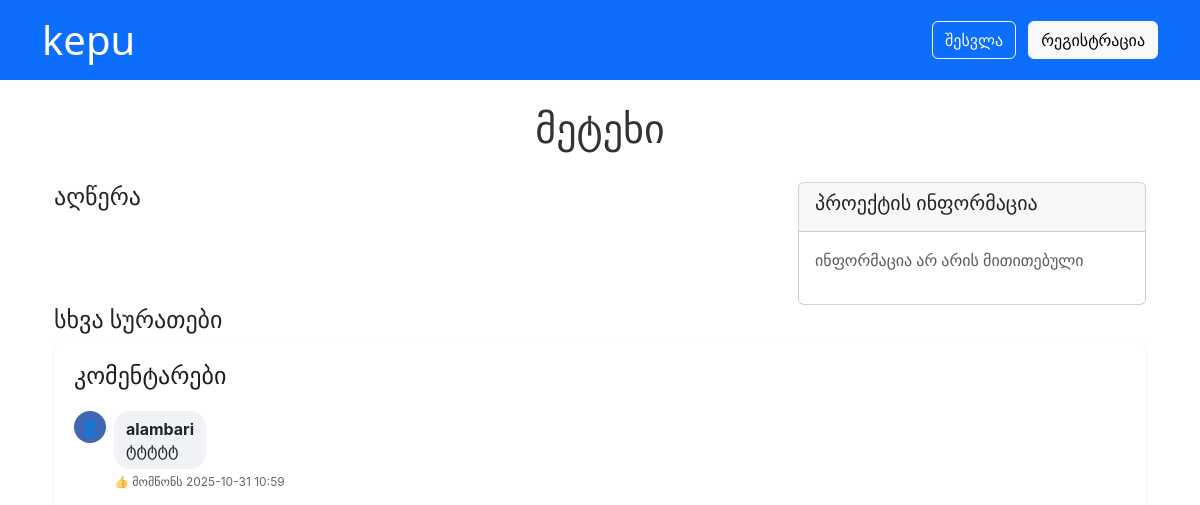
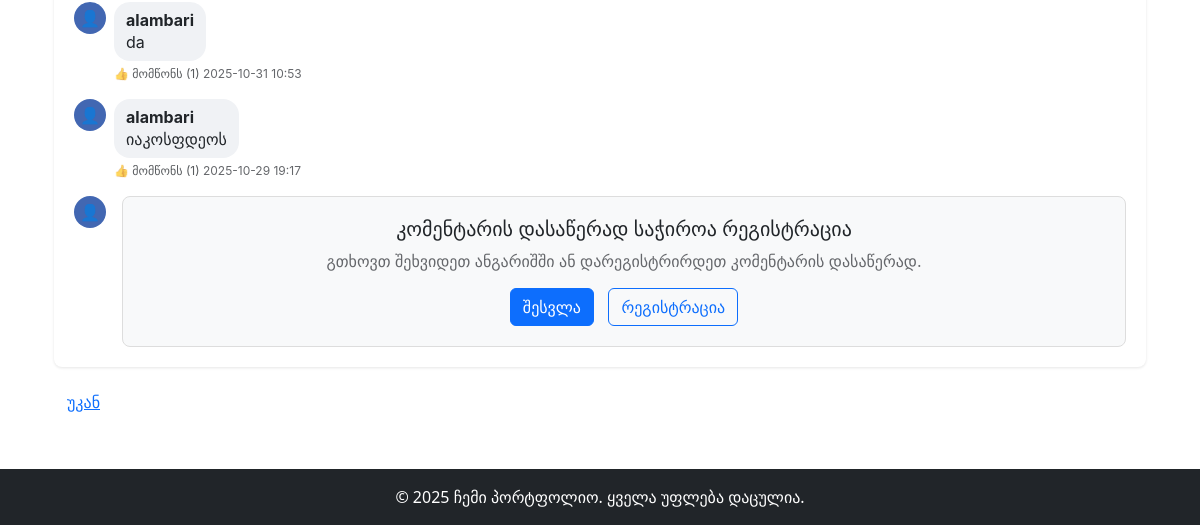
Page /project/project_3 on the earlier database version (2 pictures, top to bottom).
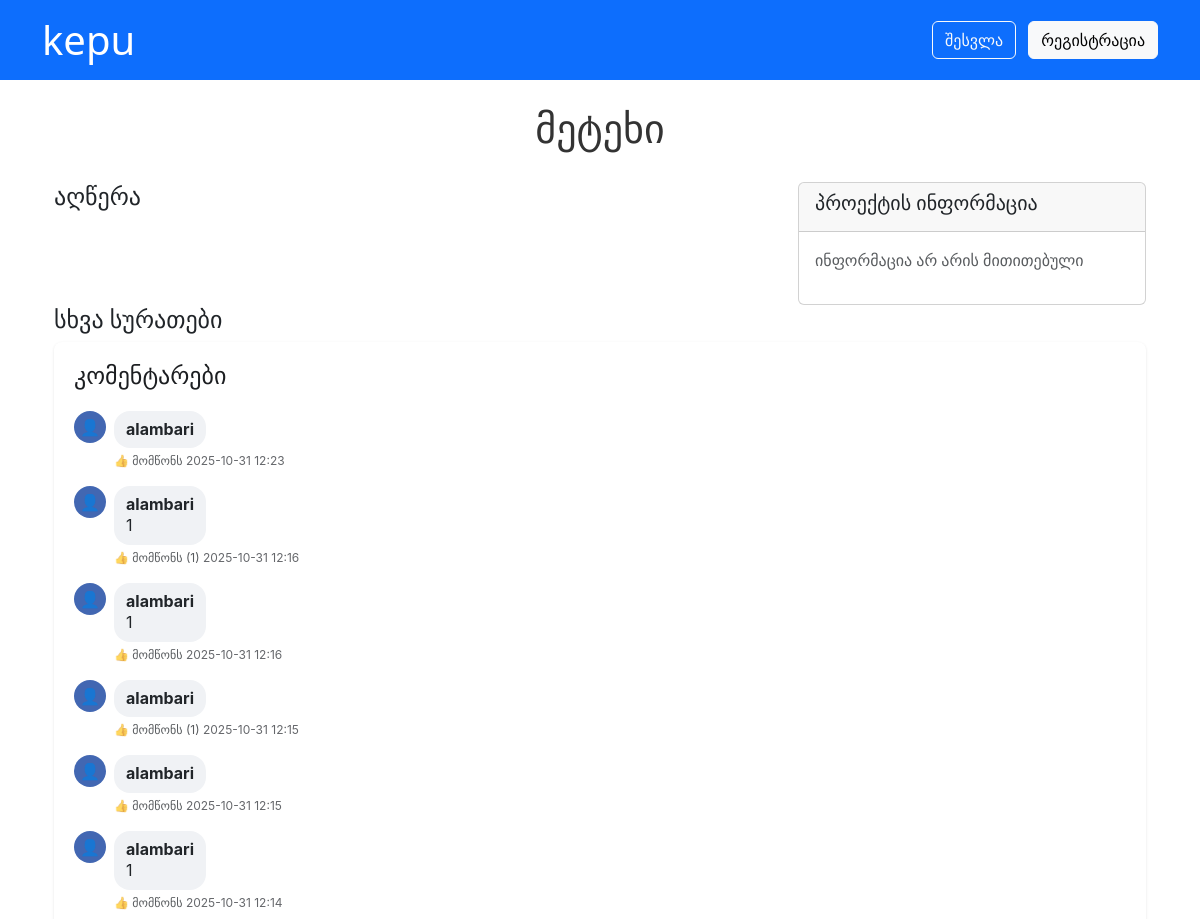
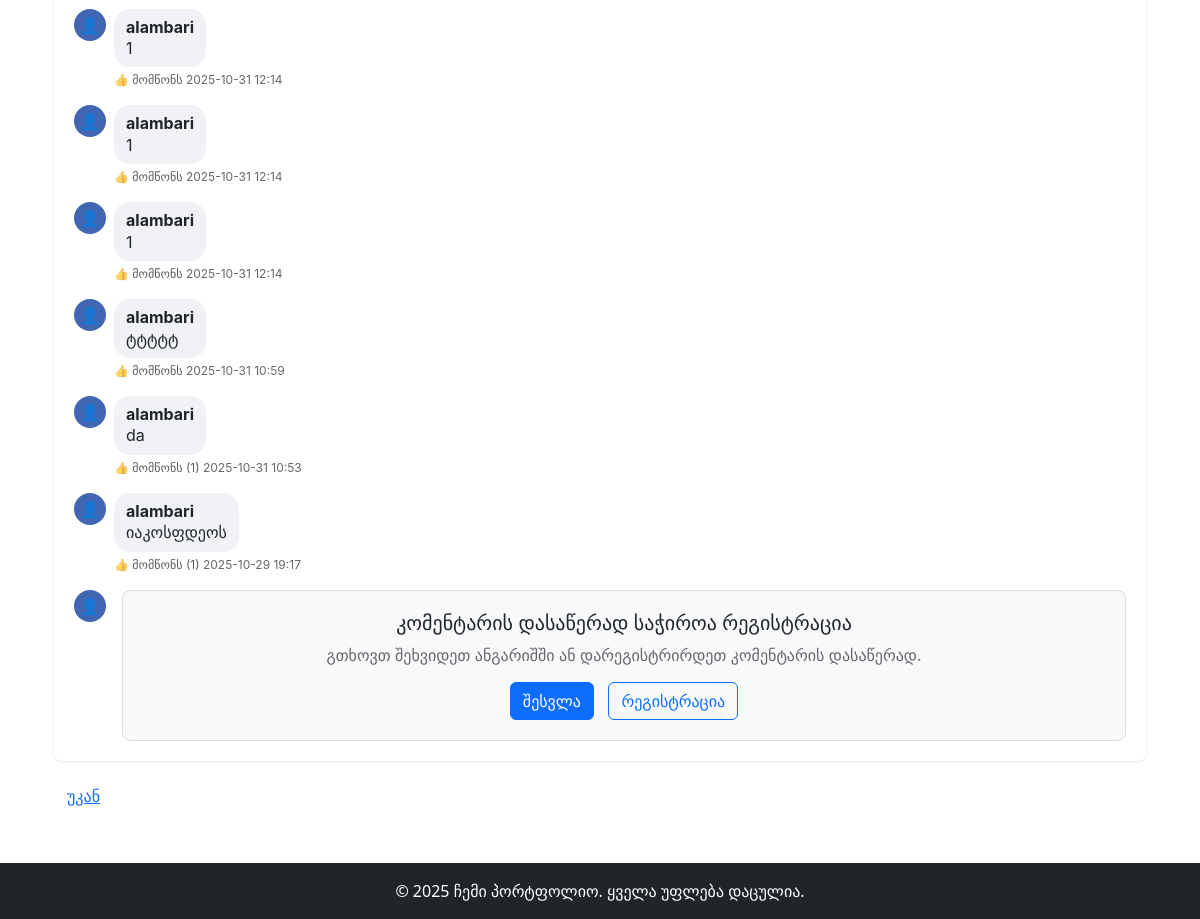
Same page on the later database version (2 pictures, top to bottom).
### models.py (models this page shows, shortened)
class Comment(db.Model):
    id = db.Column(db.Integer, primary_key=True)
    content = db.Column(db.Text, nullable=False)
    project_id = db.Column(db.String(50), nullable=False)
    user_id = db.Column(db.Integer, db.ForeignKey('user.id'), nullable=False)  # Required for registered users only
    parent_id = db.Column(db.Integer, db.ForeignKey('comment.id'), nullable=True)
    media_url = db.Column(db.String(500), nullable=True)  # Cloudinary URL
    created_at = db.Column(db.DateTime, default=datetime.utcnow)
    replies = db.relationship('Comment', backref=db.backref('parent', remote_side=[id]), lazy=True)
    likes = db.relationship('Like', backref='comment', lazy=True, cascade='all, delete-orphan')
    def get_like_count(self):
        return len(self.likes)

class User(UserMixin, db.Model):
    id = db.Column(db.Integer, primary_key=True)
    name = db.Column(db.String(50), nullable=False)
    email = db.Column(db.String(120), unique=True, nullable=False)
    password_hash = db.Column(db.String(128), nullable=False)
    email_verified = db.Column(db.Boolean, default=False, nullable=False)
    verification_token = db.Column(db.String(100), nullable=True)
    reset_token = db.Column(db.String(100), nullable=True)
    reset_token_expires = db.Column(db.DateTime, nullable=True)
    created_at = db.Column(db.DateTime, default=datetime.utcnow)
    is_active = db.Column(db.Boolean, default=True)
    comments = db.relationship('Comment', backref='author', lazy=True)

### app.py (the view)
@app.route('/project/<project_id>')
def project_detail(project_id):
    projects = load_projects()
    project = next((p for p in projects if p['id'] == project_id), None)
    if not project:
        return 'Project not found', 404
    comments = Comment.query.filter_by(project_id=project_id, parent_id=None).order_by(Comment.created_at.desc()).all()
    description = ''
    desc_path = os.path.join('projects', project['folder'], 'description.txt')
    if os.path.exists(desc_path):
        with open(desc_path, 'r', encoding='utf-8') as f:
            description = clean_description(f.read())
    return render_template('project_detail.html', project=project, comments=comments, description=description)

### app.py (called while the page is built)
def load_projects():
    if os.path.exists(PROJECTS_JSON):
        with open(PROJECTS_JSON, 'r', encoding='utf-8') as f:
            return json.load(f)
    return []

### templates/project_detail.html (shortened to what this page needs)
{% extends 'base.html' %}
{% block head %}
    <link rel="stylesheet" href="https://cdn.jsdelivr.net/npm/glightbox/dist/css/glightbox.min.css">
    <link rel="stylesheet" href="https://unpkg.com/leaflet@1.9.4/dist/leaflet.css" />
{% endblock %}
{% block content %}
<div class="container-fluid">
    <h1 class="project-title">{{ project.title }}</h1>
    <div class="row">
        <div class="col-md-8">
            <h4>აღწერა</h4>
        </div>
        <div class="col-md-4">
            <div class="card">
                <div class="card-header">
                    <h5>პროექტის ინფორმაცია</h5>
                </div>
                <div class="card-body">
                    {% if project.project_info %}
                        {% for key, value in project.project_info.items() %}
                        {% if value %}
                        <p><strong>{{ key }}:</strong> {{ value }}</p>
                        {% endif %}
                        {% endfor %}
                    {% else %}
                        <p class="text-muted">ინფორმაცია არ არის მითითებული</p>
                    {% endif %}
                </div>
            </div>
        </div>
    </div>
    <h4>სხვა სურათები</h4>
    <div class="fb-comments">
        <h4 style="margin-bottom: 20px; color: #1c1e21;">კომენტარები</h4>
        <div id="comments-list">
            {% for comment in comments %}
            <div class="fb-comment" data-comment-id="{{ comment.id if comment.id else loop.index0 }}">
                <div class="fb-comment-avatar">
                </div>
                <div class="fb-comment-body">
                    <div class="fb-comment-content">
                        {% if comment.author %}
                            <strong>{{ comment.author.name }}</strong><br>
                        {% endif %}
                        {% if comment.content %}{{ comment.content }}{% endif %}
                    </div>
                    <div class="fb-comment-actions">
                        {% if current_user.is_authenticated %}
                            <a href="#" class="like-btn" data-comment-id="{{ comment.id }}"
                               data-liked="{{ 'true' if comment.is_liked_by_user(current_user.id) else 'false' }}">
                                {% if comment.is_liked_by_user(current_user.id) %}
                                    ❤️ მომწონს ({{ comment.get_like_count() }})
                                {% else %}
                                    👍 მომწონს{% if comment.get_like_count() > 0 %} ({{ comment.get_like_count() }}){% endif %}
                                {% endif %}
                            </a>
                            <a href="#" class="reply-btn" data-parent="{{ comment.id if comment.id else loop.index0 }}">💬 პასუხი</a>
                        {% else %}
                            <span class="text-muted">👍 მომწონს{% if comment.get_like_count() > 0 %} ({{ comment.get_like_count() }}){% endif %}</span>
                        {% endif %}
                        <span style="color: #65676b;">{{ comment.created_at.strftime('%Y-%m-%d %H:%M') if comment.created_at else 'ახლახანს' }}</span>
                    </div>
                </div>
            </div>
            {% endfor %}
        </div>
        <div class="fb-compose">
            <div class="fb-comment-avatar">
            </div>
            <div class="fb-compose-container">
                {% if current_user.is_authenticated %}
                <form method="post" action="/add_comment/{{ project.id }}" enctype="multipart/form-data" id="comment-form">
                    <div class="fb-user-info" style="margin-bottom: 10px; font-size: 14px; color: #65676b;">
                        <strong>{{ current_user.name }}</strong> - როგორც შესული მომხმარებელი
                    </div>
                    <textarea name="comment" class="fb-compose-input main-comment-textarea" id="main-comment-textarea" placeholder="დაწერეთ კომენტარი..." rows="1"></textarea>
                    <div class="fb-compose-actions">
                        <svg class="fb-icon" id="photo-icon" viewBox="0 0 24 24" fill="currentColor">
                            <path d="M21 19V5c0-1.1-.9-2-2-2H5c-1.1 0-2 .9-2 2v14c0 1.1.9 2 2 2h14c1.1 0 2-.9 2-2zM8.5 13.5l2.5 3.01L14.5 12l4.5 6H5l3.5-4.5z"/>
                        </svg>
                        <span class="fb-emoji" onclick="addEmoji('😊')">😊</span>
                        <span class="fb-emoji" onclick="addEmoji('❤️')">❤️</span>
                        <span class="fb-emoji" onclick="addEmoji('👍')">👍</span>
                    </div>
                    <input type="file" name="media" id="media-input" accept="image/*,video/*" multiple style="display: none;">
                    <input type="hidden" name="parent_id" value="">
                    <button type="submit" style="display: none;" id="hidden-submit">Submit</button>
                    <div class="mt-1">
                        <button type="submit" class="btn btn-primary btn-sm" style="border-radius: 20px; padding: 4px 16px; font-size: 13px;">გამოქვეყნება</button>
                    </div>
                </form>
                {% else %}
                <div style="text-align: center; padding: 20px; border: 1px solid #ddd; border-radius: 8px; background-color: #f8f9fa;">
                    <h5>კომენტარის დასაწერად საჭიროა რეგისტრაცია</h5>
                    <p style="margin-bottom: 15px; color: #65676b;">გთხოვთ შეხვიდეთ ანგარიშში ან დარეგისტრირდეთ კომენტარის დასაწერად.</p>
                    <a href="{{ url_for('login') }}" class="btn btn-primary" style="margin-right: 10px;">შესვლა</a>
                    <a href="{{ url_for('register') }}" class="btn btn-outline-primary">რეგისტრაცია</a>
                </div>
                {% endif %}
            </div>
        </div>
    </div>
    <a href="/" class="btn btn-link mt-3">უკან</a>
</div>
{% endblock %}

### templates/base.html (shortened to what this page needs)
<!DOCTYPE html>
<html lang="ka">
<head>
    <link rel="stylesheet" href="https://cdn.jsdelivr.net/npm/bootstrap@5.3.0/dist/css/bootstrap.min.css">
    <link rel="stylesheet" href="https://cdn.jsdelivr.net/npm/bootstrap-icons@1.11.0/font/bootstrap-icons.css">
    <link rel="stylesheet" href="{{ url_for('static', filename='style.css') }}">
    {% block head %}{% endblock %}
</head>
<body>
    <header class="bg-primary text-white py-3 mb-4">
        <div class="container">
            <div class="d-flex justify-content-between align-items-center">
                <h1 class="mb-0">
                    <a href="/" class="text-white text-decoration-none" style="cursor:pointer;">kepu</a>
                </h1>
                <div class="d-flex align-items-center">
                    {% if current_user.is_authenticated %}
                        <div class="dropdown ms-3">
                            <button class="btn btn-outline-light dropdown-toggle d-flex align-items-center" type="button" data-bs-toggle="dropdown">
                                <i class="bi bi-person-circle me-2"></i>
                                {{ current_user.email }}
                            </button>
                            <ul class="dropdown-menu">
                                <li><a class="dropdown-item" href="{{ url_for('logout') }}">
                                    <i class="bi bi-box-arrow-right"></i> გასვლა
                                </a></li>
                            </ul>
                        </div>
                    {% else %}
                        <div class="ms-3">
                            <a href="{{ url_for('login') }}" class="btn btn-outline-light me-2">შესვლა</a>
                            <a href="{{ url_for('register') }}" class="btn btn-light">რეგისტრაცია</a>
                        </div>
                    {% endif %}
                </div>
            </div>
        </div>
    </header>
    <main class="container mb-5">
        {% block content %}{% endblock %}
    </main>
    <footer class="bg-dark text-white py-3 mt-auto">
        <div class="container text-center">
            &copy; {{ 2025 }} ჩემი პორტფოლიო. ყველა უფლება დაცულია.
        </div>
    </footer>
</body>
</html>

### static/style.css (style rules this page uses)
.fb-comments { font-family: -apple-system, BlinkMacSystemFont, 'Segoe UI', Roboto, sans-serif; }

### templates/project_detail.html (style rules this page uses)
.project-title { text-align: center; margin-bottom: 30px; font-weight: 300; color: #333; font-size: 2.5rem; }
.fb-comments { background: #fff; border-radius: 8px; padding: 20px; box-shadow: 0 1px 3px rgba(0,0,0,0.1); max-width: 100%; width: 100%; }
.fb-comment { display: flex; margin-bottom: 16px; }
.fb-comment-avatar { width: 32px; height: 32px; border-radius: 50%; background: #4267B2; display: flex; align-items: center; justify-content: center; color: white; font-weight: bold; margin-right: 8px; flex-shrink: 0; }
.fb-comment-body { flex: 1; }
.fb-comment-content { background: #f0f2f5; border-radius: 16px; padding: 8px 12px; display: inline-block; max-width: calc(100% - 50px); word-wrap: break-word; line-height: 1.34; }
.fb-comment-actions { font-size: 12px; margin-top: 4px; }
.fb-compose { display: flex; align-items: flex-start; margin-top: 16px; }
.fb-compose-container { position: relative; flex: 1; margin-left: 8px; width: 100%; }

Differences in the rows shown:
added Comment: author.name "alambari", created_at "2025-10-31 12:23"
added Comment: author.name "alambari", content "1", get_like_count "1", created_at "2025-10-31 12:16"
added Comment: author.name "alambari", content "1", created_at "2025-10-31 12:16"
added Comment: author.name "alambari", get_like_count "1", created_at "2025-10-31 12:15"
added Comment: author.name "alambari", created_at "2025-10-31 12:15"
added Comment: author.name "alambari", content "1", created_at "2025-10-31 12:14"
added Comment: author.name "alambari", content "1", created_at "2025-10-31 12:14"
added Comment: author.name "alambari", content "1", created_at "2025-10-31 12:14"
added Comment: author.name "alambari", content "1", created_at "2025-10-31 12:14"
